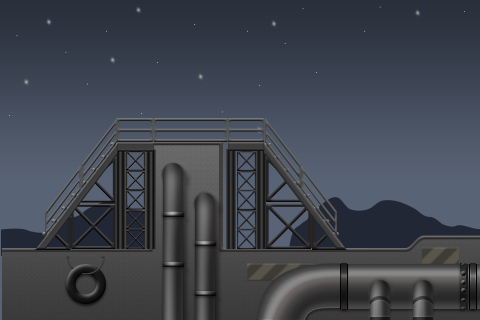

A 2D game scene composited from a Tiled map and its tileset images. What follows is a short description and the map's XML, with each tile layer's data collapsed to a summary:
An orthogonal 30x20 tile map with 16x16 px tiles, 8 tile layers (sky, cloud, f1, stair, ...), 10 tilesets and 3 objects.

<map version="1.0" orientation="orthogonal" width="30" height="20" tilewidth="16" tileheight="16">
 <tileset firstgid="1" name="sky" tilewidth="480" tileheight="320">
  <image source="sky.png" width="1440" height="320" />
 </tileset>
 <tileset firstgid="4" name="floor" tilewidth="144" tileheight="192" spacing="2">
  <image source="floor.png" width="878" height="192" />
 </tileset>
 <tileset firstgid="10" name="stairs" tilewidth="320" tileheight="144">
  <image source="stairs.png" width="320" height="144" />
 </tileset>
 <tileset firstgid="11" name="door" tilewidth="48" tileheight="80">
  <image source="door.png" width="96" height="80" />
 </tileset>
 <tileset firstgid="13" name="pipe1" tilewidth="112" tileheight="64" spacing="2">
  <image source="pipe.png" width="910" height="64" />
 </tileset>
 <tileset firstgid="21" name="pipe2" tilewidth="32" tileheight="160" spacing="2">
  <image source="pipe2.png" width="134" height="160" />
 </tileset>
 <tileset firstgid="25" name="house" tilewidth="352" tileheight="176" spacing="2">
  <image source="house.png" width="1060" height="176" />
 </tileset>
 <tileset firstgid="28" name="wooden-ladder" tilewidth="256" tileheight="256" spacing="1">
  <image source="wooden_ladder.png" width="1029" height="256" />
 </tileset>
 <tileset firstgid="32" name="cloud" tilewidth="192" tileheight="72" spacing="1">
  <image source="cloud.png" width="1159" height="72" />
 </tileset>
 <tileset firstgid="38" name="attention_line" tilewidth="80" tileheight="32" spacing="1">
  <image source="attention_line.png" width="162" height="32" />
 </tileset>
 <layer name="sky" width="30" height="20">
  <data>[600 cells, 1 non-empty, 1 distinct tile ids]</data>
 </layer>
 <layer name="cloud" width="30" height="20">
  <data>[600 cells, 2 non-empty, 2 distinct tile ids]</data>
 </layer>
 <layer name="f1" width="30" height="20">
  <data>[600 cells, 4 non-empty, 3 distinct tile ids]</data>
 </layer>
 <layer name="stair" width="30" height="20">
  <data>[600 cells, 1 non-empty, 1 distinct tile ids]</data>
 </layer>
 <layer name="line" width="30" height="20">
  <data>[600 cells, 2 non-empty, 2 distinct tile ids]</data>
 </layer>
 <layer name="pipe1" width="30" height="20">
  <data>[600 cells, 2 non-empty, 2 distinct tile ids]</data>
 </layer>
 <layer name="pipe2" width="30" height="20">
  <data>[600 cells, 2 non-empty, 2 distinct tile ids]</data>
 </layer>
 <layer name="door" width="30" height="20">
  <data>[600 cells, 1 non-empty, 1 distinct tile ids]</data>
 </layer>
 <objectgroup name="object" width="30" height="20">
  <properties>
   <property name="name" value="check" />
   <property name="ppp" value="1" />
  </properties>
  <object x="3" y="252" width="410" height="66" />
  <object x="417" y="240" width="62" height="79" />
  <object x="35" y="251">
   <polyline points="0,0 84,-109 228,-109 315,3" />
  </object>
 </objectgroup>
</map>
